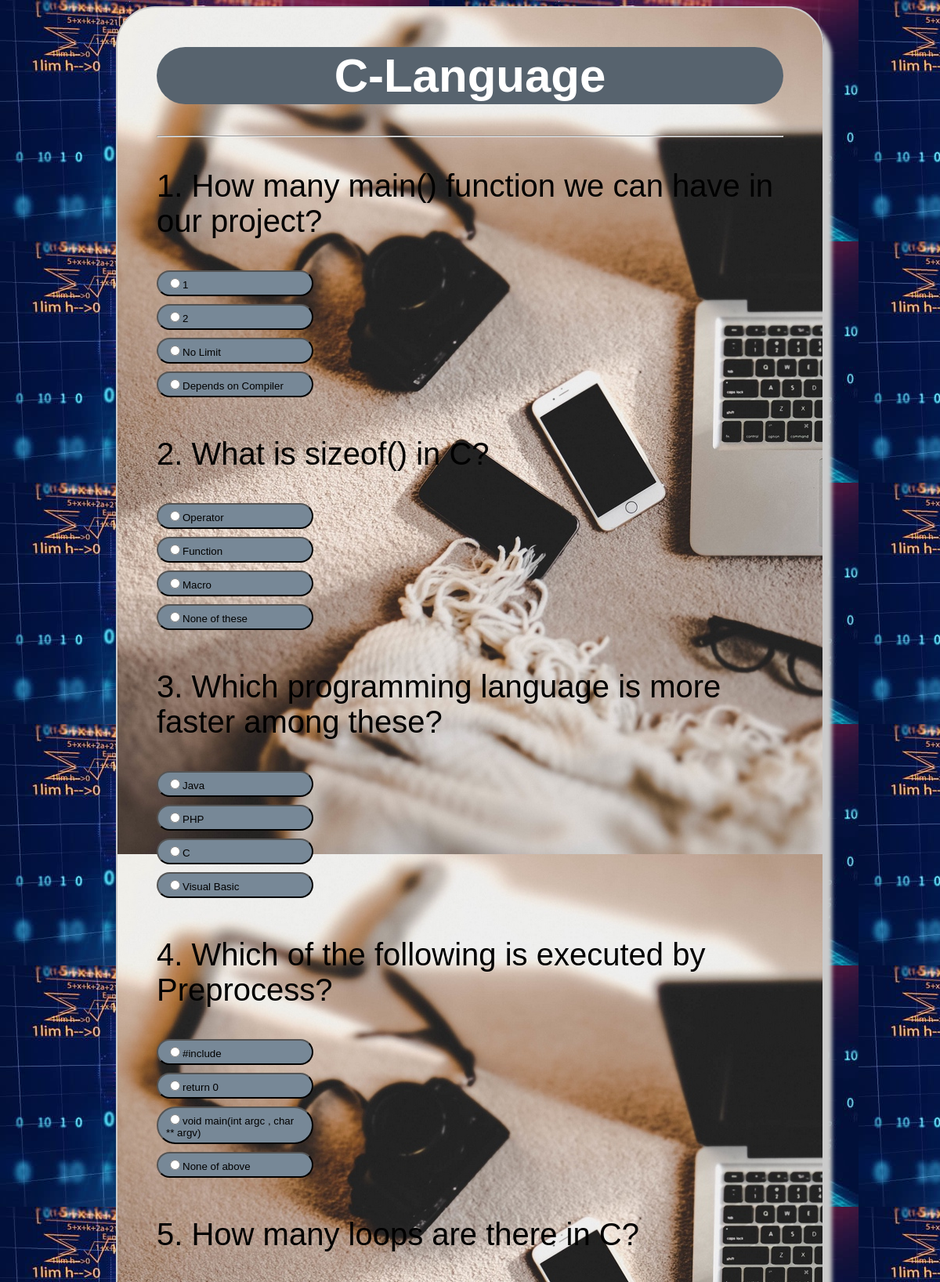
Screenshot of /clQ.php (upper part) with the database file from the repository.
### tables this page shows
CREATE TABLE `clq` (
  `qid` int(10) NOT NULL,
  `questions` varchar(250) NOT NULL,
  `ans_id` int(10) NOT NULL
);

CREATE TABLE `cla` (
  `aid` int(10) NOT NULL,
  `answer` varchar(250) NOT NULL,
  `ans_id` int(10) NOT NULL
);

### clQ.php (the view, shortened to what this page needs)
<!DOCTYPE html>
<html lang="en">
<head>
</head>
<body>
	<form method="post" action="resultcl.php">
	<div class="grid">
		<div id="quiz">
			<h1>C-Language</h1>
			<hr style="margin-top: 10px">
<?php
	$con=mysqli_connect("localhost","root","","project");
for($i=1; $i<=20; $i++){
$sql= "SELECT * FROM clq where qid='$i'";
$result= mysqli_query($con,$sql);
			while ($row = mysqli_fetch_array($result))
			{
			?>
			<p id="question"><?php echo $row['qid'].". ".$row['questions'];?></p>
		<?php
			}
			?>
<?php
$sql= "SELECT * FROM cla where ans_id='$i'";
$result= mysqli_query($con,$sql);
			while ($row = mysqli_fetch_array($result))
			{
			?>
			<div class="button">
				<button style="width: 200px; text-align: left; border-radius: 50px; margin: 0px 0px 10px 0px;
	padding: 5px 10px; background-color: #778897;"><input type="radio" required name="check[<?php echo $row['ans_id'];?>]" value= "<?php echo $row['aid'];?>" ><?php echo $row['answer']."<br>";?></div></button>
		<?php
	}
			}
?>
<br>
		</div>
	</div>
</form>
</body>
</html>

### clQ.php (style rules this page uses)
body { background-image: url(2.jpg); }
.grid { width: 800px; height: 7200px; margin: 0 auto; background-image:url(3.jpg); padding: 10px 50px 50px 50px; border-radius: 50px; border: 2px solid #cbcbcb; box-shadow: 10px 15px 5px #cbcbcb; }
.grid h1 { font-family: sans-serif; background-color: #57636e; font-size: 60px; text-align: center; color: #fff; padding: 2px 0px; border-radius: 50px; }
.grid #question { font-family: sans-serif; font-size: 40px; color: black; }

### rows the page displays
clq: qid "1", questions "How many main() function we can have in our project?"
cla: answer "1"
cla: answer "2"
cla: answer "No Limit"
cla: answer "Depends on Compiler"
clq: qid "2", questions "What is sizeof() in C?"
cla: answer "Operator"
cla: answer "Function"
cla: answer "Macro"
cla: answer "None of these"
clq: qid "3", questions "Which programming language is more faster among these?"
cla: answer "Java"
cla: answer "PHP"
cla: answer "C"
cla: answer "Visual Basic"
clq: qid "4", questions "Which of the following is executed by Preprocess?"
cla: answer "#include"
cla: answer "return 0"
cla: answer "void main(int argc , char ** argv)"
cla: answer "None of above"
clq: qid "5", questions "How many loops are there in C?"
